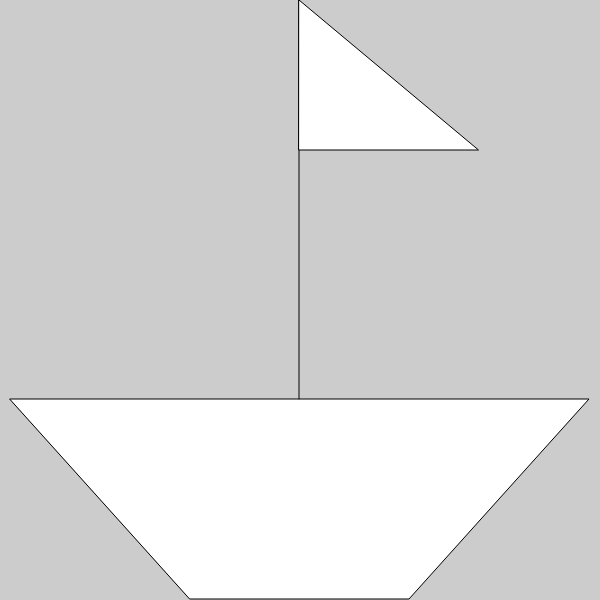
Frame 1 (no input)
Frame 60 (no input): identical to frame 1, image omitted
Frame 120 (the mouse pressed at the canvas centre since frame 60): identical to frame 1, image omitted

The p5.js sketch that drew this single still picture (run headless with seeded random() and noise() and a simulated clock; from frame 60 on, the mouse is pressed at the canvas centre):

// p5.js sketch
// ── sketch.js
function setup() {
  createCanvas(600, 600);
}

function draw() {
background(204);
quad(10, 399, 589, 399, 409, 599, 190, 599);
line(299, 0, 299, 399);
triangle(299, 0, 478.5, 150, 299, 150);
}
